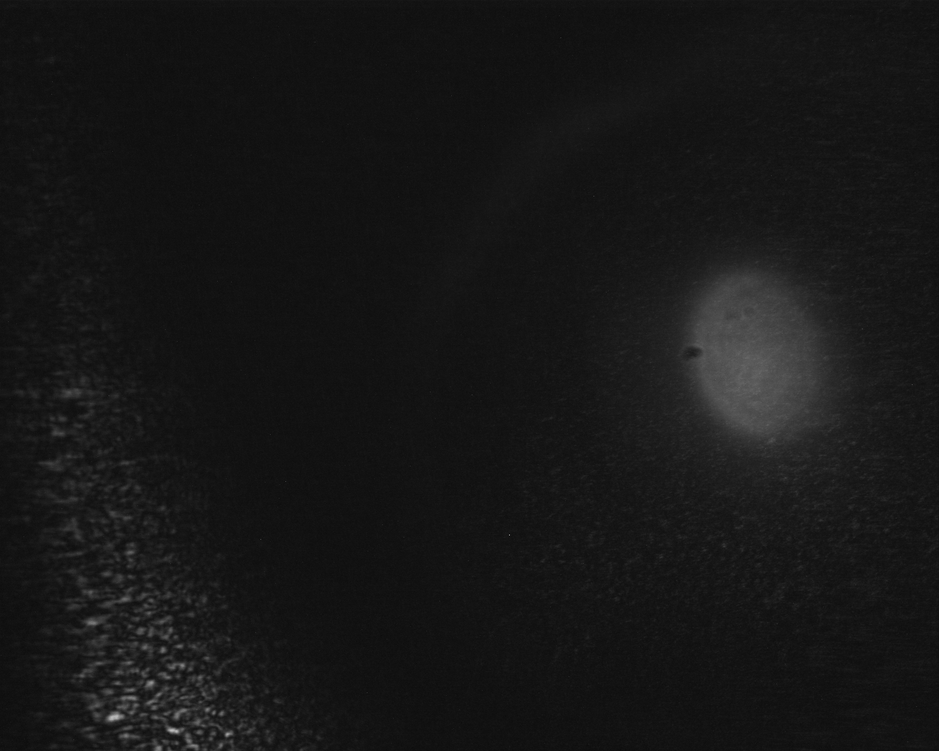
%> input picture 12.28/bg1.png, 939 x 751 px, shrunk from 1280 x 1024 before the run; the run also reads 1 picture not shown here
$ octave untitled4.m   (GNU Octave 9; MATLAB toolbox functions it lacks are replaced by stand-ins)
%> lines starting %> are read from the running program, lines starting %| are printed output that depends on the picture
image1=imread('bg1.png');
%> image1 is the input picture: size 751x939 uint8; min 5, max 190, mean 22.8
image2=imread('snapshot1.png');
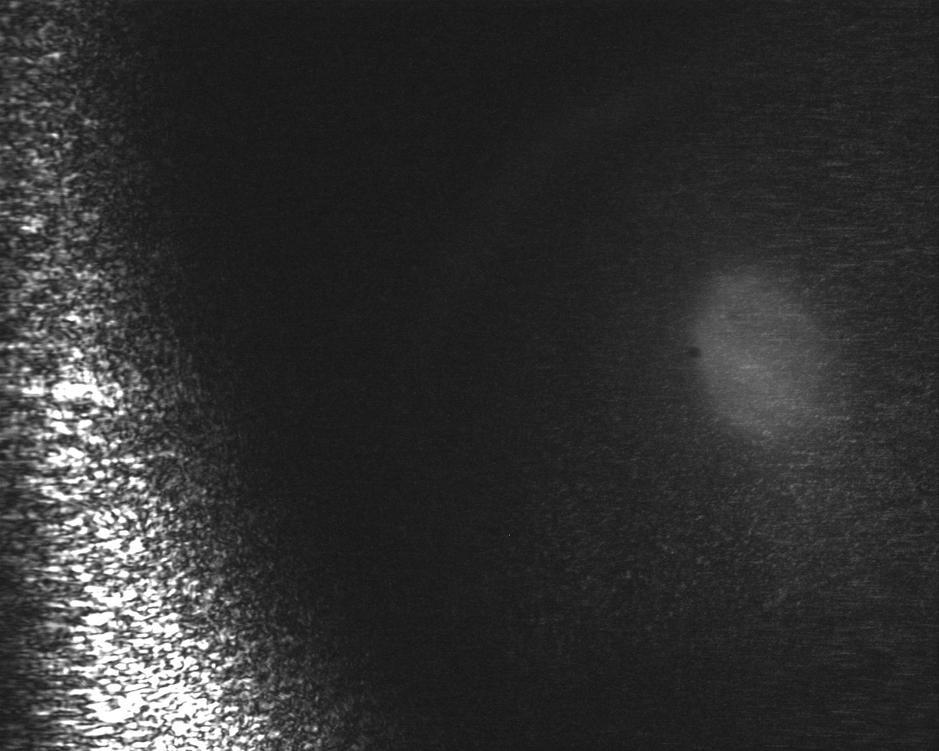
%> input picture 12.28/snapshot1.png, 939 x 751 px, shrunk from 1280 x 1024 before the run
%> image2 is the input picture: size 751x939 uint8; min 12, max 255, mean 49.1
image3=imread('snapshot2.png');
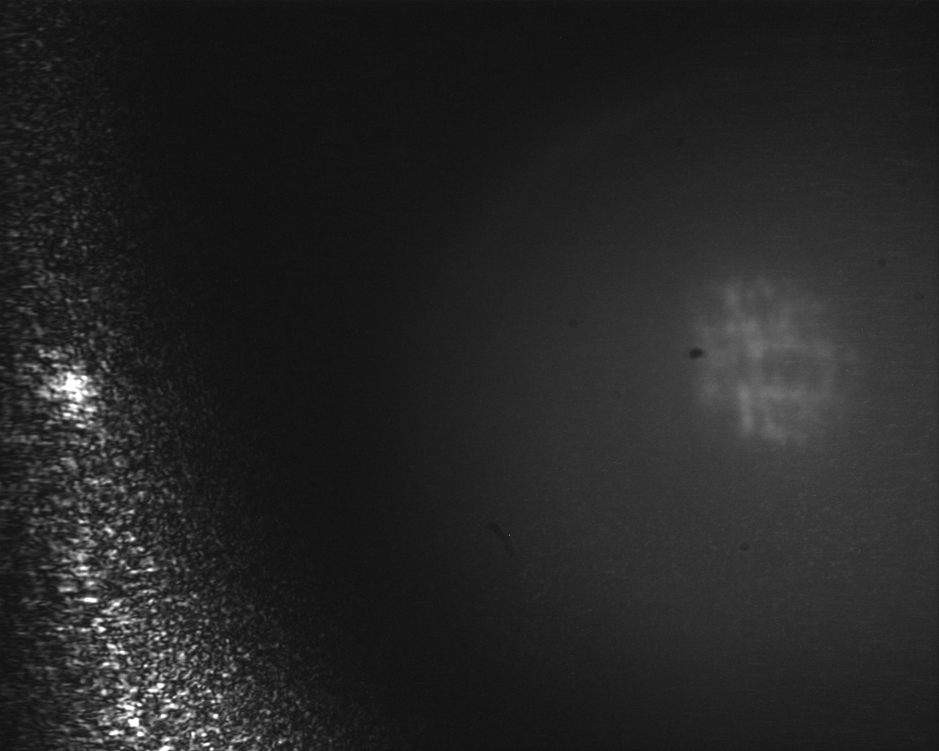
%> input picture 12.28/snapshot2.png, 939 x 751 px, shrunk from 1280 x 1024 before the run
%> image3 is the input picture: size 751x939 uint8; min 14, max 255, mean 37.1
image4=imread('snapshot3.png');
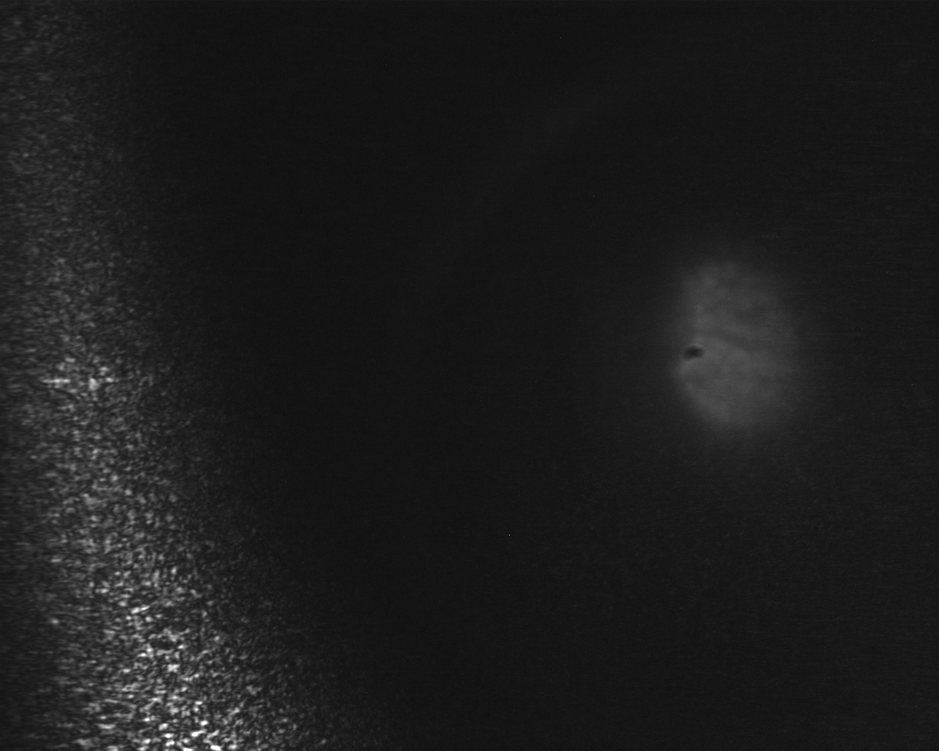
%> input picture 12.28/snapshot3.png, 939 x 751 px, shrunk from 1280 x 1024 before the run
%> image4 is the input picture: size 751x939 uint8; min 6, max 255, mean 28.6

[height1,width1]=size(image1);
%> height1 = 751; width1 = 939
[height2,width2]=size(image2);
%> height2 = 751; width2 = 939
[height3,width3]=size(image3);
%> height3 = 751; width3 = 939
[height4,width4]=size(image4);
%> height4 = 751; width4 = 939


intensity1=sum(image1,1)/height1;
%> intensity1 = 939 values, max 36.01 at index 744, min 17.73 at index 2, mean 22.83
intensity2=sum(image2,1)/height2;
%> intensity2 = 939 values, max 118.9 at index 98, min 28.24 at index 378, mean 49.06
intensity3=sum(image3,1)/height3;
%> intensity3 = 939 values, max 59.37 at index 81, min 20.75 at index 335, mean 37.12
intensity4=sum(image4,1)/height4;
%> intensity4 = 939 values, max 53.89 at index 92, min 19.89 at index 443, mean 28.65


x1=1:width1;
%> x1 = 939 values from 1 to 939
x2=1:width2;
%> x2 = 939 values from 1 to 939
x3=1:width3;
%> x3 = 939 values from 1 to 939
x4=1:width4;


figure;plot(x1,intensity2-intensity1);title("pc");
figure;plot(x1,intensity3-intensity1);title("pvc");
figure;plot(x1,intensity4-intensity1);title("pp");
%> after `title("pp")`:
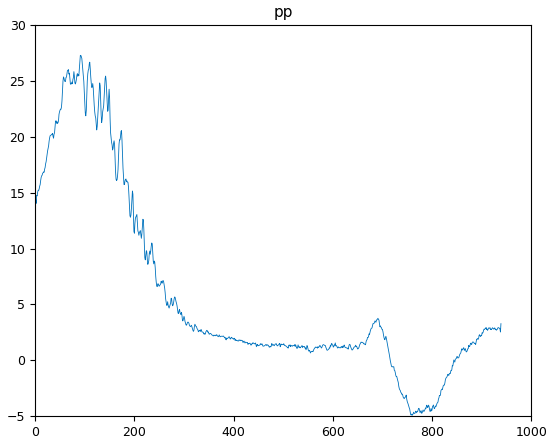
%> figure redrawn from the program's plot data; curve peaks at x = 91, y = 27.28
%%
image1=imread('bg2.png');
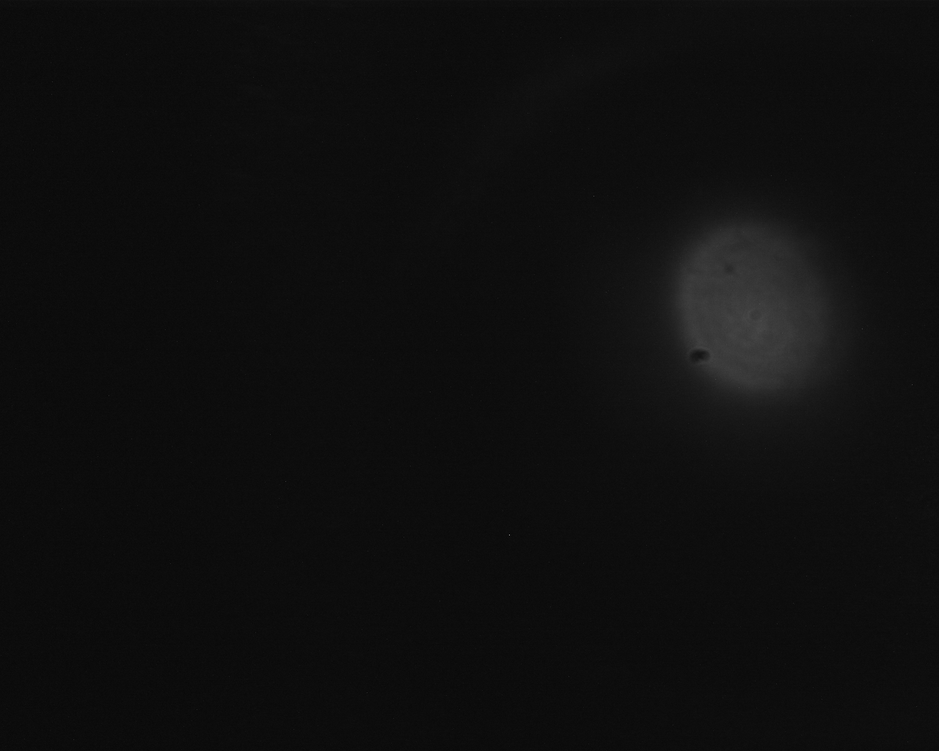
%> input picture 12.28/bg2.png, 939 x 751 px, shrunk from 1280 x 1024 before the run
%> image1 is the input picture: size 751x939 uint8; min 0, max 77, mean 14.9
image2=imread('snapshot9.png');

[height1,width1]=size(image1);
[height2,width2]=size(image2);

intensity1=sum(image1,1)/height1;
%> intensity1 = 939 values, max 24.89 at index 749, min 11.91 at index 68, mean 14.86
intensity2=sum(image2,1)/height2;
%> intensity2 = 939 values, max 26.52 at index 801, min 14.04 at index 68, mean 16.95

x1=1:width1;
x2=1:width2;

figure;plot(x1,intensity2-intensity1);title("pc");
%%
figure;plot(x1,intensity1);title("bg2");
figure;plot(x1,intensity2);title("pvc");
%> after `title("pvc")`:
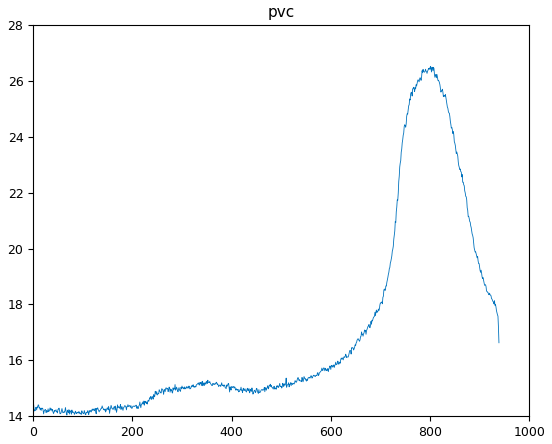
%> figure redrawn from the program's plot data; curve peaks at x = 801, y = 26.52
figure;plot(x1,intensity2-intensity1);title("pvc-bg");
%> after `title("pvc-bg")`:
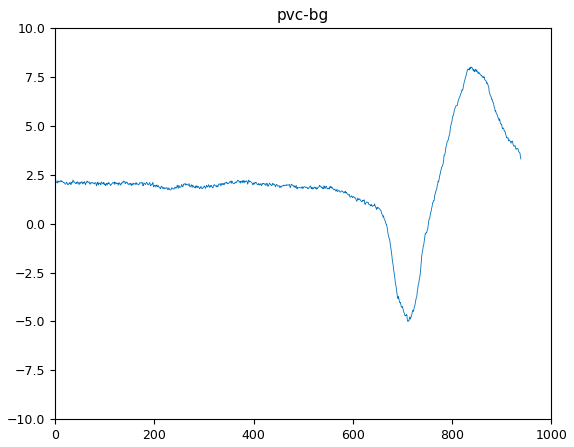
%> figure redrawn from the program's plot data; curve peaks at x = 838, y = 8
%%

%> (the run ends here)
